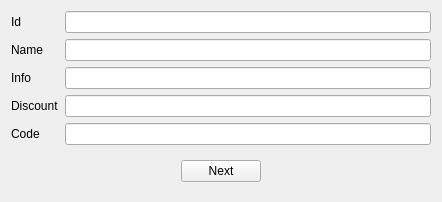
<?xml version="1.0" encoding="UTF-8"?>
<ui version="4.0">
 <class>DlgCardRegister</class>
 <widget class="QDialog" name="DlgCardRegister">
  <property name="geometry">
   <rect>
    <x>0</x>
    <y>0</y>
    <width>442</width>
    <height>191</height>
   </rect>
  </property>
  <property name="windowTitle">
   <string>Register card</string>
  </property>
  <layout class="QHBoxLayout" name="horizontalLayout_2">
   <item>
    <layout class="QGridLayout" name="gridLayout">
     <item row="0" column="0">
      <widget class="QLabel" name="label">
       <property name="text">
        <string>Id</string>
       </property>
      </widget>
     </item>
     <item row="1" column="1">
      <widget class="QLineEdit" name="leName">
       <property name="readOnly">
        <bool>false</bool>
       </property>
      </widget>
     </item>
     <item row="1" column="0">
      <widget class="QLabel" name="label_2">
       <property name="text">
        <string>Name</string>
       </property>
      </widget>
     </item>
     <item row="4" column="0">
      <widget class="QLabel" name="label_4">
       <property name="text">
        <string>Code</string>
       </property>
      </widget>
     </item>
     <item row="3" column="0">
      <widget class="QLabel" name="label_3">
       <property name="text">
        <string>Discount</string>
       </property>
      </widget>
     </item>
     <item row="3" column="1">
      <widget class="QLineEdit" name="leDiscount">
       <property name="readOnly">
        <bool>false</bool>
       </property>
      </widget>
     </item>
     <item row="0" column="1">
      <widget class="QLineEdit" name="leId">
       <property name="readOnly">
        <bool>false</bool>
       </property>
      </widget>
     </item>
     <item row="4" column="1">
      <widget class="QLineEdit" name="leCode"/>
     </item>
     <item row="5" column="0" colspan="2">
      <widget class="QWidget" name="widget" native="true">
       <layout class="QHBoxLayout" name="horizontalLayout">
        <item>
         <spacer name="horizontalSpacer">
          <property name="orientation">
           <enum>Qt::Horizontal</enum>
          </property>
          <property name="sizeHint" stdset="0">
           <size>
            <width>156</width>
            <height>20</height>
           </size>
          </property>
         </spacer>
        </item>
        <item>
         <widget class="QPushButton" name="btnNext">
          <property name="focusPolicy">
           <enum>Qt::NoFocus</enum>
          </property>
          <property name="text">
           <string>Next</string>
          </property>
         </widget>
        </item>
        <item>
         <spacer name="horizontalSpacer_2">
          <property name="orientation">
           <enum>Qt::Horizontal</enum>
          </property>
          <property name="sizeHint" stdset="0">
           <size>
            <width>155</width>
            <height>20</height>
           </size>
          </property>
         </spacer>
        </item>
       </layout>
      </widget>
     </item>
     <item row="2" column="0">
      <widget class="QLabel" name="label_5">
       <property name="text">
        <string>Info</string>
       </property>
      </widget>
     </item>
     <item row="2" column="1">
      <widget class="QLineEdit" name="leInfo"/>
     </item>
    </layout>
   </item>
  </layout>
 </widget>
 <tabstops>
  <tabstop>leCode</tabstop>
  <tabstop>leId</tabstop>
  <tabstop>leName</tabstop>
  <tabstop>leDiscount</tabstop>
  <tabstop>btnNext</tabstop>
 </tabstops>
 <resources/>
 <connections/>
</ui>
